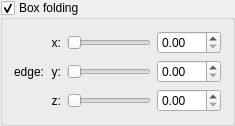
    <widget class="QGroupBox" name="groupCheck_IFS_edge_enabled">
     <property name="title">
      <string>Box folding</string>
     </property>
     <property name="checkable">
      <bool>true</bool>
     </property>
     <layout class="QVBoxLayout" name="verticalLayout_8">
      <item>
       <layout class="QGridLayout" name="gridLayout_8">
        <item row="0" column="3">
         <widget class="MyDoubleSpinBox" name="spinbox3_IFS_edge_x">
          <property name="prefix">
           <string/>
          </property>
          <property name="suffix">
           <string/>
          </property>
          <property name="decimals">
           <number>2</number>
          </property>
          <property name="minimum">
           <double>0.000000000000000</double>
          </property>
          <property name="maximum">
           <double>100.000000000000000</double>
          </property>
          <property name="singleStep">
           <double>0.100000000000000</double>
          </property>
         </widget>
        </item>
        <item row="0" column="2">
         <widget class="QSlider" name="slider3_IFS_edge_x">
          <property name="minimum">
           <number>0</number>
          </property>
          <property name="maximum">
           <number>1000</number>
          </property>
          <property name="singleStep">
           <number>1</number>
          </property>
          <property name="orientation">
           <enum>Qt::Horizontal</enum>
          </property>
         </widget>
        </item>
        <item row="0" column="1">
         <widget class="QLabel" name="label_118">
          <property name="sizePolicy">
           <sizepolicy hsizetype="Preferred" vsizetype="Preferred">
            <horstretch>0</horstretch>
            <verstretch>0</verstretch>
           </sizepolicy>
          </property>
          <property name="text">
           <string>x:</string>
          </property>
          <property name="alignment">
           <set>Qt::AlignRight|Qt::AlignTrailing|Qt::AlignVCenter</set>
          </property>
         </widget>
        </item>
        <item row="1" column="2">
         <widget class="QSlider" name="slider3_IFS_edge_y">
          <property name="minimum">
           <number>0</number>
          </property>
          <property name="maximum">
           <number>1000</number>
          </property>
          <property name="singleStep">
           <number>1</number>
          </property>
          <property name="orientation">
           <enum>Qt::Horizontal</enum>
          </property>
         </widget>
        </item>
        <item row="2" column="2">
         <widget class="QSlider" name="slider3_IFS_edge_z">
          <property name="minimum">
           <number>0</number>
          </property>
          <property name="maximum">
           <number>1000</number>
          </property>
          <property name="singleStep">
           <number>1</number>
          </property>
          <property name="orientation">
           <enum>Qt::Horizontal</enum>
          </property>
         </widget>
        </item>
        <item row="1" column="3">
         <widget class="MyDoubleSpinBox" name="spinbox3_IFS_edge_y">
          <property name="prefix">
           <string/>
          </property>
          <property name="suffix">
           <string/>
          </property>
          <property name="decimals">
           <number>2</number>
          </property>
          <property name="minimum">
           <double>0.000000000000000</double>
          </property>
          <property name="maximum">
           <double>100.000000000000000</double>
          </property>
          <property name="singleStep">
           <double>0.100000000000000</double>
          </property>
         </widget>
        </item>
        <item row="2" column="3">
         <widget class="MyDoubleSpinBox" name="spinbox3_IFS_edge_z">
          <property name="prefix">
           <string/>
          </property>
          <property name="suffix">
           <string/>
          </property>
          <property name="decimals">
           <number>2</number>
          </property>
          <property name="minimum">
           <double>0.000000000000000</double>
          </property>
          <property name="maximum">
           <double>100.000000000000000</double>
          </property>
          <property name="singleStep">
           <double>0.100000000000000</double>
          </property>
         </widget>
        </item>
        <item row="1" column="1">
         <widget class="QLabel" name="label_119">
          <property name="sizePolicy">
           <sizepolicy hsizetype="Preferred" vsizetype="Preferred">
            <horstretch>0</horstretch>
            <verstretch>0</verstretch>
           </sizepolicy>
          </property>
          <property name="text">
           <string>y:</string>
          </property>
          <property name="alignment">
           <set>Qt::AlignRight|Qt::AlignTrailing|Qt::AlignVCenter</set>
          </property>
         </widget>
        </item>
        <item row="2" column="1">
         <widget class="QLabel" name="label_120">
          <property name="sizePolicy">
           <sizepolicy hsizetype="Preferred" vsizetype="Preferred">
            <horstretch>0</horstretch>
            <verstretch>0</verstretch>
           </sizepolicy>
          </property>
          <property name="text">
           <string>z:</string>
          </property>
          <property name="alignment">
           <set>Qt::AlignRight|Qt::AlignTrailing|Qt::AlignVCenter</set>
          </property>
         </widget>
        </item>
        <item row="0" column="0" rowspan="3">
         <widget class="QLabel" name="label_46">
          <property name="text">
           <string>edge:</string>
          </property>
         </widget>
        </item>
       </layout>
      </item>
     </layout>
    </widget>
